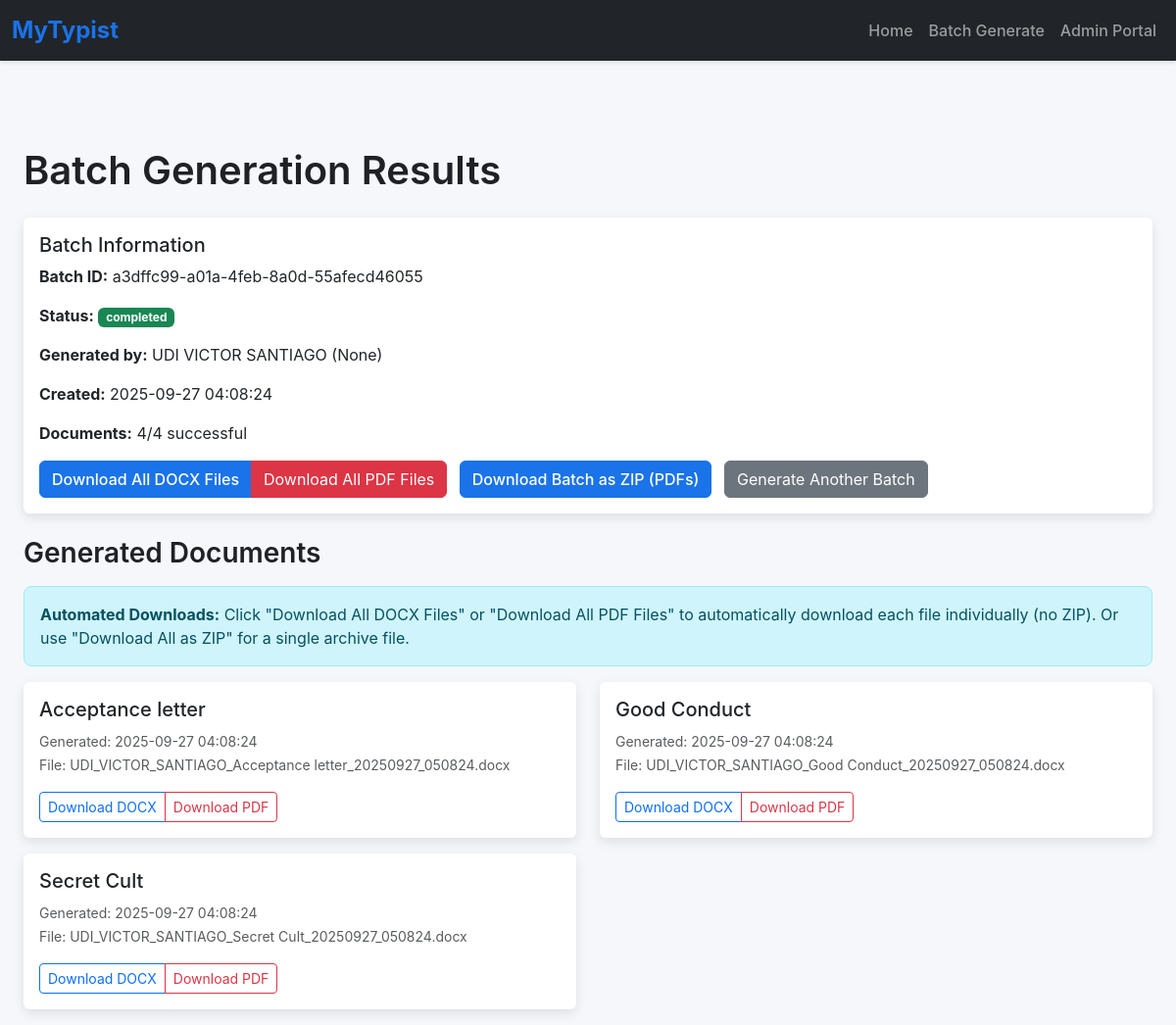
The app's page /batch_results/a3dffc99-a01a-4feb-8a0d-55afecd46055 with its own data.
### app.py (models this page shows)
class BatchGeneration(db.Model):
    __tablename__ = 'batch_generation'
    id = db.Column(db.Integer, primary_key=True)
    batch_id = db.Column(db.String(50), unique=True, nullable=False)
    user_name = db.Column(db.String(100), nullable=False)
    user_email = db.Column(db.String(100))
    template_ids = db.Column(db.Text, nullable=False)
    user_inputs = db.Column(db.Text, nullable=False)
    status = db.Column(db.String(20), default='pending')
    created_at = db.Column(db.DateTime, default=lambda: datetime.now(timezone.utc))
    completed_at = db.Column(db.DateTime, nullable=True)
    total_documents = db.Column(db.Integer, default=0)
    successful_documents = db.Column(db.Integer, default=0)
    error_message = db.Column(db.Text)

class CreatedDocument(db.Model):
    __tablename__ = 'created_document'
    id = db.Column(db.Integer, primary_key=True)
    template_id = db.Column(db.Integer, db.ForeignKey('template.id'), nullable=False)
    user_name = db.Column(db.String(100), nullable=False)
    user_email = db.Column(db.String(100))
    file_path = db.Column(db.String(200), nullable=False)
    original_filename = db.Column(db.String(200))
    file_size = db.Column(db.Integer)
    created_at = db.Column(db.DateTime, default=lambda: datetime.now(timezone.utc))
    batch_id = db.Column(db.String(50), nullable=True)
    user_inputs = db.Column(db.Text)  # JSON storage of inputs
    template = db.relationship('Template', back_populates='created_documents')

class Template(db.Model):
    __tablename__ = 'template'
    id = db.Column(db.Integer, primary_key=True)
    name = db.Column(db.String(100), nullable=False)
    type = db.Column(db.String(50), nullable=False)
    file_path = db.Column(db.String(200), nullable=False)
    description = db.Column(db.Text)
    font_family = db.Column(db.String(50), default='Times New Roman')
    font_size = db.Column(db.Integer, default=12)
    margin_top = db.Column(db.Float, default=1.0)
    margin_bottom = db.Column(db.Float, default=1.0)
    margin_left = db.Column(db.Float, default=1.0)
    margin_right = db.Column(db.Float, default=1.0)
    default_line_spacing = db.Column(db.Float, default=1.0)
    is_active = db.Column(db.Boolean, default=True)
    created_at = db.Column(db.DateTime, default=lambda: datetime.now(timezone.utc))
    updated_at = db.Column(db.DateTime, default=lambda: datetime.now(timezone.utc),
                          onupdate=lambda: datetime.now(timezone.utc))
    placeholders = db.relationship('Placeholder', back_populates='template',
                                   cascade="all, delete-orphan")
    created_documents = db.relationship('CreatedDocument', back_populates='template',
                                        cascade="all, delete-orphan")

### app.py (the view)
@app.route('/batch_results/<string:batch_id>')
def batch_results(batch_id):
    batch = BatchGeneration.query.filter_by(batch_id=batch_id).first_or_404()
    documents = CreatedDocument.query.filter_by(batch_id=batch_id).all()
    return render_template('batch_results.html', batch=batch, documents=documents)

### templates/batch_results.html (shortened to what this page needs)
{% extends 'base.html' %}
{% block content %}
    <div class="container mt-4">
        <h1 class="mb-4">Batch Generation Results</h1>
        <div class="card mb-4">
            <div class="card-body">
                <h5 class="card-title">Batch Information</h5>
                <p><strong>Batch ID:</strong> {{ batch.batch_id }}</p>
                <p><strong>Status:</strong>
                    <span class="badge {% if batch.status == 'completed' %}bg-success{% else %}bg-warning{% endif %}">
                        {{ batch.status }}
                    </span>
                </p>
                <p><strong>Generated by:</strong> {{ batch.user_name }} ({{ batch.user_email }})</p>
                <p><strong>Created:</strong> {{ batch.created_at.strftime('%Y-%m-%d %H:%M:%S') }}</p>
                <p><strong>Documents:</strong> {{ batch.successful_documents }}/{{ batch.total_documents }} successful</p>
                <div class="mt-3">
                    <div class="btn-group me-2" role="group">
                        <button onclick="downloadAllDocx()" class="btn btn-primary">
                             Download All DOCX Files
                        </button>
                        <button onclick="downloadAllPdf()" class="btn btn-danger">
                             Download All PDF Files
                        </button>
                    </div>
                    <div class="btn-group me-2" role="group">
                        <a href="{{ url_for('batch_download', batch_id=batch.batch_id) }}" class="btn btn-primary">Download Batch as ZIP (PDFs)</a>
                    </div>
                    <a href="{{ url_for('batch') }}" class="btn btn-secondary">Generate Another Batch</a>
                </div>
            </div>
        </div>
        <h3 class="mb-3">Generated Documents</h3>
        <div class="alert alert-info">
            <strong>Automated Downloads:</strong> Click "Download All DOCX Files" or "Download All PDF Files" to automatically download each file individually (no ZIP). Or use "Download All as ZIP" for a single archive file.
        </div>
        {% if documents %}
            <div class="row">
                {% for document in documents %}
                    <div class="col-md-6 mb-3">
                        <div class="card">
                            <div class="card-body">
                                <h5 class="card-title">{{ document.template.name }}</h5>
                                <p class="card-text">
                                    <small class="text-muted">
                                        Generated: {{ document.created_at.strftime('%Y-%m-%d %H:%M:%S') }}<br>
                                        File: {{ document.original_filename }}
                                    </small>
                                </p>
                                <div class="btn-group">
                                    <a href="{{ url_for('download', document_id=document.id, format='docx') }}"
                                       class="btn btn-outline-primary btn-sm">Download DOCX</a>
                                    <a href="{{ url_for('download', document_id=document.id, format='pdf') }}"
                                       class="btn btn-outline-danger btn-sm">Download PDF</a>
                                </div>
                            </div>
                        </div>
                    </div>
                {% endfor %}
            </div>
        {% else %}
            <div class="alert alert-info">
                No documents were generated in this batch.
            </div>
        {% endif %}
    </div>
{% endblock %}

### templates/base.html (style rules this page uses)
body { font-family: 'Inter', -apple-system, BlinkMacSystemFont, 'Segoe UI', Roboto, sans-serif; background-color: #f5f7fa; }
.container { max-width: 1200px; padding-top: 2rem; }
.card { border: none; box-shadow: 0 4px 12px rgba(0, 0, 0, 0.1); transition: transform 0.2s; }
.btn-primary { background-color: #1a73e8; border-color: #1a73e8; font-weight: 500; }
.alert { border-radius: 8px; }
h1, h2, h3 { font-weight: 600; color: #202124; }

### records on screen
BatchGeneration: batch_id "a3dffc99-a01a-4feb-8a0d-55afecd46055", status "completed", user_name "UDI VICTOR SANTIAGO", user_email "None", created_at "2025-09-27 04:08:24", successful_documents "4", total_documents "4"
CreatedDocument: template.name "Acceptance letter", created_at "2025-09-27 04:08:24", original_filename "UDI_VICTOR_SANTIAGO_Acceptance letter_20250927_050824.docx"
CreatedDocument: template.name "Good Conduct", created_at "2025-09-27 04:08:24", original_filename "UDI_VICTOR_SANTIAGO_Good Conduct_20250927_050824.docx"
CreatedDocument: template.name "Secret Cult", created_at "2025-09-27 04:08:24", original_filename "UDI_VICTOR_SANTIAGO_Secret Cult_20250927_050824.docx"
